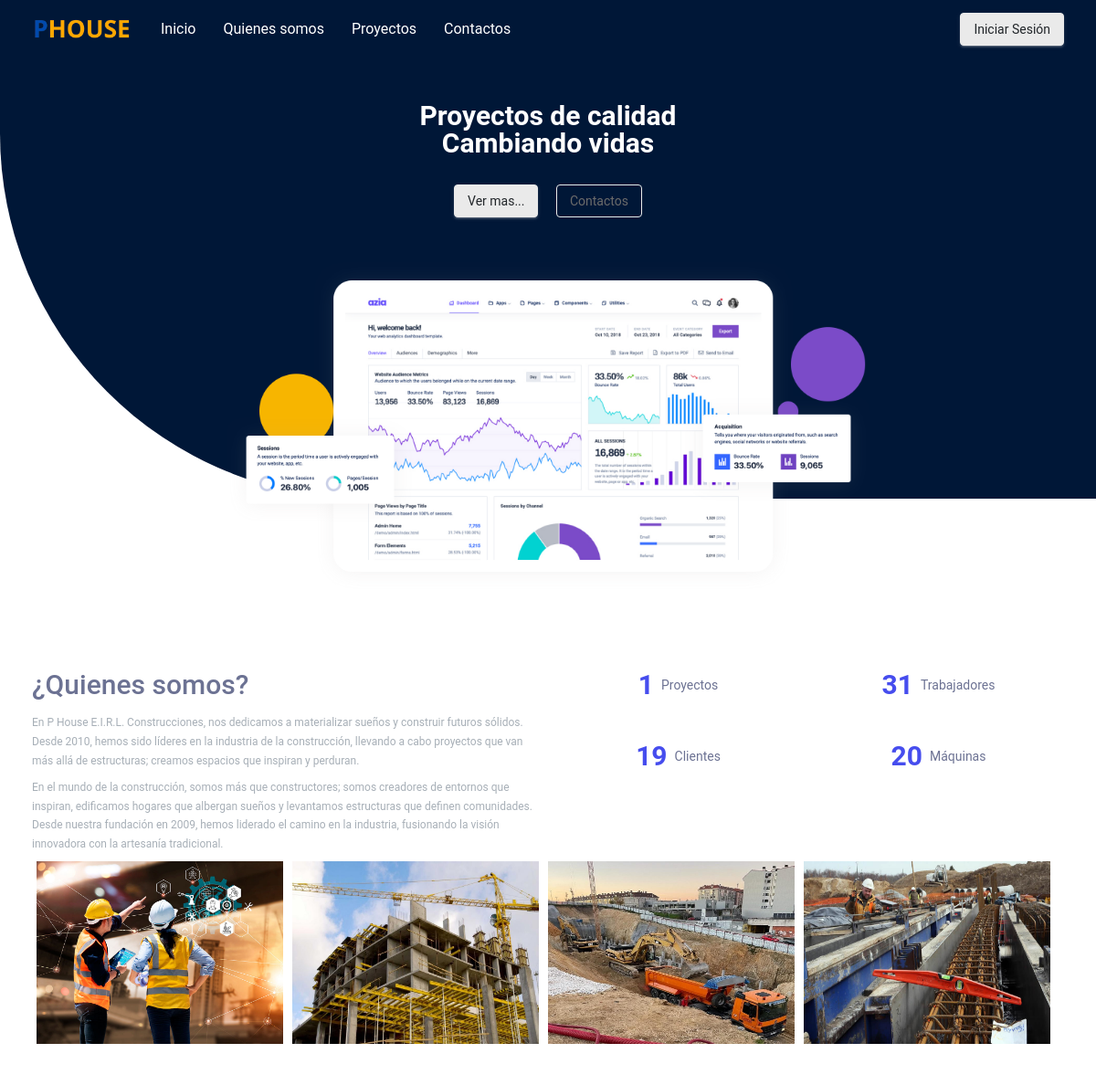
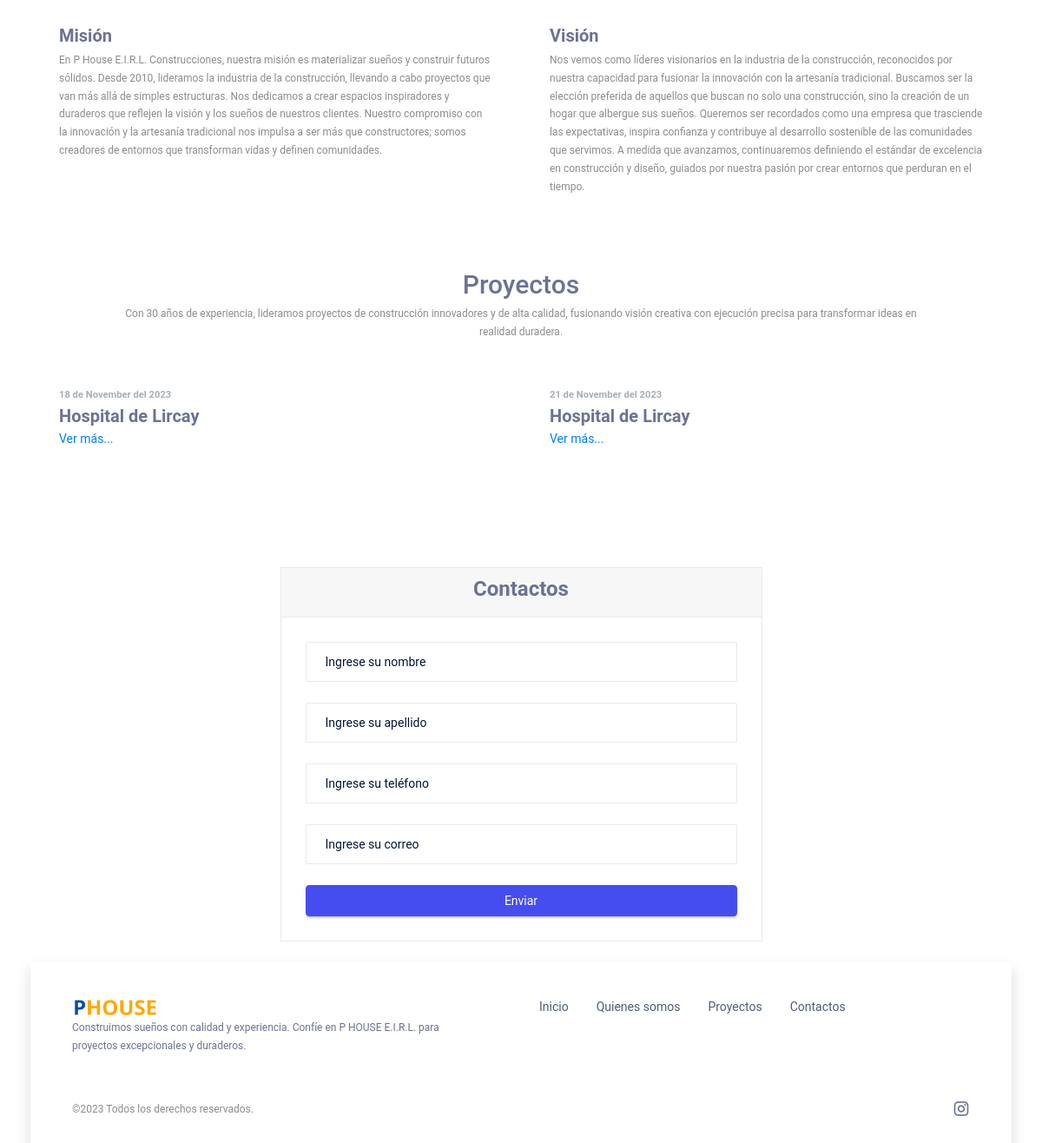
The page / on the database its author committed (2 pictures, top to bottom).
### tables this page shows
create table proyecto(
    id_proyecto int(11) not null primary key auto_increment,
    id_cliente int(11) not null,
    nombre_proyecto varchar(200) not null,
    ubicacion_proyecto varchar(200) not null,
    fecha_proyecto datetime not null,
    descri_proyecto text not null,
    foreign key(id_cliente) references cliente(id_cliente) on update cascade on delete cascade
);

### vistas/modulos/login.php (the view, shortened to what the rows shown need)
<header>
                    <?php
                    $item = null;
                    $valor = null;
                    ?>
    <div class="landing-sass-header-content bg-dark">
        <div class="container">
            <h1 class="text-center font-weight-bold pt-5 pb-30px mb-0 text-white">Proyectos de calidad <br>Cambiando vidas</h1>
        </div>
    </div>
</header>
<main>
    <div class="container">
        <section class="mb-5" id="quienesSomos">
            <div class="row">
                <div class="col-lg-6">
                    <h1 class="mb-3">¿Quienes somos?</h1>
                </div>
            </div>
        </section>
        <section class="pb-5 mb-5">
            <div class="container">
                <div class="row">
                    <?php
                    $ListaProyectos = ControladorProyecto::ctrMostrarProyectos($item, $valor);
                    foreach ($ListaProyectos as $key => $value) {
                    ?>
                        <div class="col-md-6">
                            <div class="card border-0 mb-3">
                                <div class="card-body">
                                    <?php
                                    $fechaOriginal = $value["fecha_proyecto"];
                                    $fechaFormateada = strftime('%d de %B del %Y', strtotime($fechaOriginal));
                                    ?>
                                    <span class="text-muted small font-weight-bold d-inline-block mb-2"><?php echo $fechaFormateada ?></span>
                                    <h3 class="font-weight-bold"><?php echo $value["nombre_proyecto"] ?></h3>
                                    <a href="#" id="VerMas">Ver más...</a>
                                </div>
                            </div>
                        </div>
                    <?php
                    }
                    ?>
                </div>
            </div>
        </section>
        <section id="contactoCliente" class="mb-4 container">
            <div class="row justify-content-center align-items-center">
                <div class="col-md-6">
                    <div class="card">
                        <div class="card-header text-center">
                            <h2><b>Contactos</b></h2>
                        </div>
                    </div>
                </div>
            </div>
        </section>
    </div>
</main>

### rows shown on the page
proyecto: fecha_proyecto "18 de November del 2023", nombre_proyecto "Hospital de Lircay"
proyecto: fecha_proyecto "21 de November del 2023", nombre_proyecto "Hospital de Lircay"

### other values the page prints
$totalPresupuestos "1"
$totalTrabajadores "31"
$totalClientes "19"
$totalMaquinas "20"
